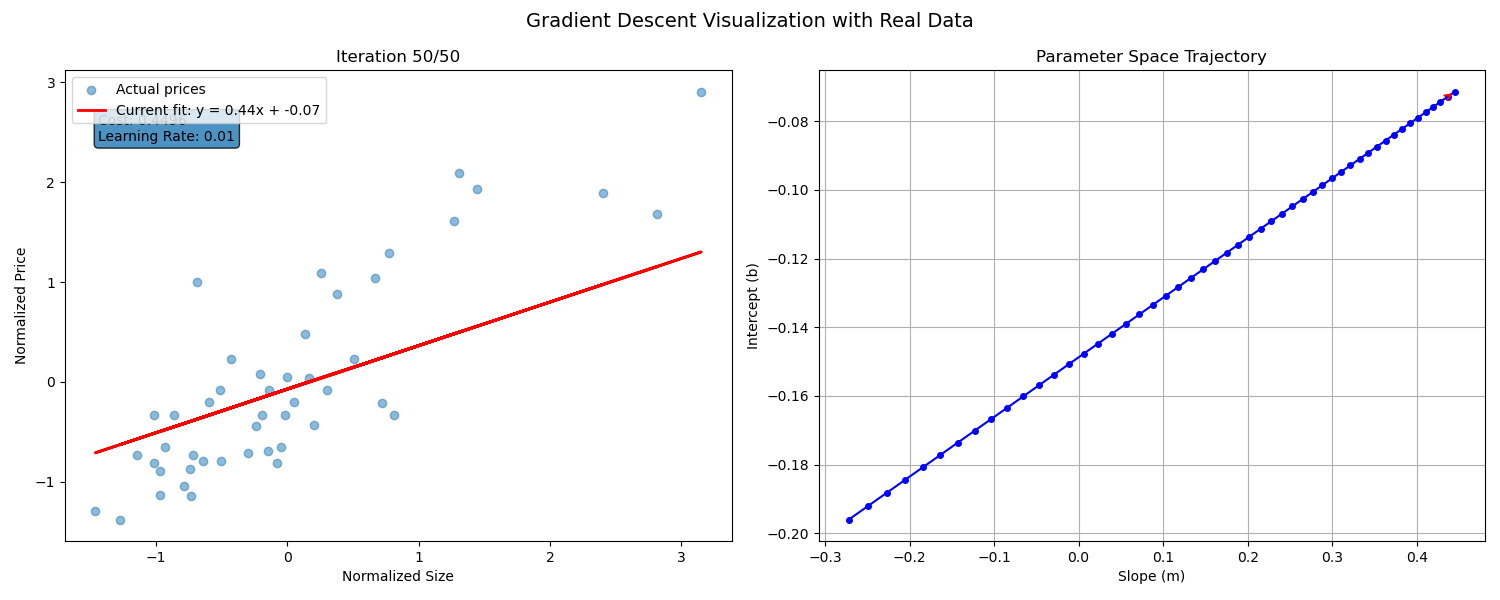

Write Python code to recreate this figure.
import numpy as np
import pandas as pd
import matplotlib.pyplot as plt
plt.ion()  # Enable interactive mode

# Load data from CSV
try:
    df = pd.read_csv("C:/Users/wbhum/Documents/Projects/DS_ML_AI/Assignments/gradient_decent_visuallized/ols_from_scratch_data.csv")
    size = df['size'].values
    price = df['price'].values
except Exception as e:
    print(f"Error loading data: {e}")
    exit()

# Normalize data
def normalize(x):
    return (x - x.mean()) / x.std()

size_norm = normalize(size)
price_norm = normalize(price)

# Initialize parameters
m = np.random.randn()  # Random initial slope
b = np.random.randn()  # Random initial intercept
learning_rate = 0.01
iterations = 50
n = len(size)

# Create figure with subplots
fig, (ax1, ax2) = plt.subplots(1, 2, figsize=(15, 6))
fig.suptitle('Gradient Descent Visualization with Real Data', fontsize=14)

# Store parameter history
m_history = [m]
b_history = [b]

for iteration in range(iterations):
    # Calculate predictions
    y_pred = m * size_norm + b
    
    # Calculate gradients
    dm = (-2/n) * np.sum(size_norm * (price_norm - y_pred))
    db = (-2/n) * np.sum(price_norm - y_pred)
    
    # Update parameters
    m -= learning_rate * dm
    b -= learning_rate * db
    
    # Store parameter history
    m_history.append(m)
    b_history.append(b)
    
    # Update plots
    ax1.cla()
    ax2.cla()
    
    # Data and regression line plot
    ax1.scatter(size_norm, price_norm, alpha=0.5, label='Actual prices')
    ax1.plot(size_norm, y_pred, color='red', lw=2, 
            label=f'Current fit: y = {m:.2f}x + {b:.2f}')
    ax1.set_title(f'Iteration {iteration+1}/{iterations}')
    ax1.set_xlabel('Normalized Size')
    ax1.set_ylabel('Normalized Price')
    ax1.legend()
    
    # Parameter space plot
    ax2.plot(m_history, b_history, 'bo-', markersize=4)
    ax2.set_title('Parameter Space Trajectory')
    ax2.set_xlabel('Slope (m)')
    ax2.set_ylabel('Intercept (b)')
    ax2.grid(True)
    
    # Add gradient vector annotation
    ax2.annotate('', xytext=(m_history[-2], b_history[-2]),
                xy=(m_history[-1], b_history[-1]),
                arrowprops=dict(arrowstyle='->', color='r', lw=1.5))
    
    # Add cost annotation
    current_cost = np.mean((y_pred - price_norm)**2)
    ax1.annotate(f'Cost: {current_cost:.4f}\nLearning Rate: {learning_rate}',
                xy=(0.05, 0.85), xycoords='axes fraction',
                bbox=dict(boxstyle='round', alpha=0.8))
    
    plt.pause(0.1)  # Pause to see updates

# Finalize plots
plt.ioff()
plt.tight_layout()
plt.show()

# Show final results in original scale
# Calculate denormalized parameters
size_mean = size.mean()
size_std = size.std()
price_mean = price.mean()
price_std = price.std()

final_m = m * (price_std/size_std)
final_b = (price_mean - final_m * size_mean)

print(f"\nFinal equation in original scale:")
print(f"Price = {final_m:.2f} * Size + {final_b:.2f}")

# Plot final result in original units
plt.figure(figsize=(8, 6))
plt.scatter(size, price, alpha=0.5)
plt.plot(size, final_m * size + final_b, color='red', 
        label=f'Final: Price = {final_m:.2f}*Size + {final_b:.2f}')
plt.xlabel('Size (sqft)')
plt.ylabel('Price ($)')
plt.title('Final Regression Fit (Original Scale)')
plt.legend()
plt.show()
